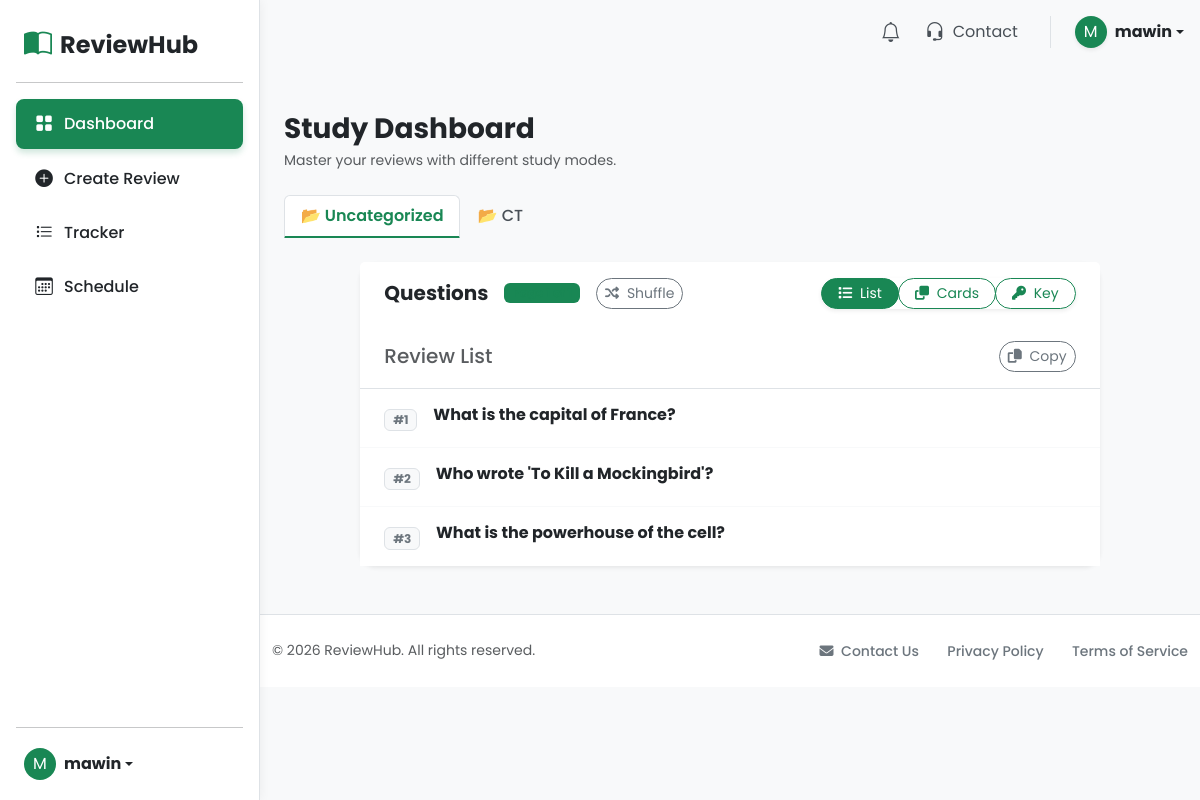
The page /src/users_dashboard.php (signed in) on the database as committed earlier.
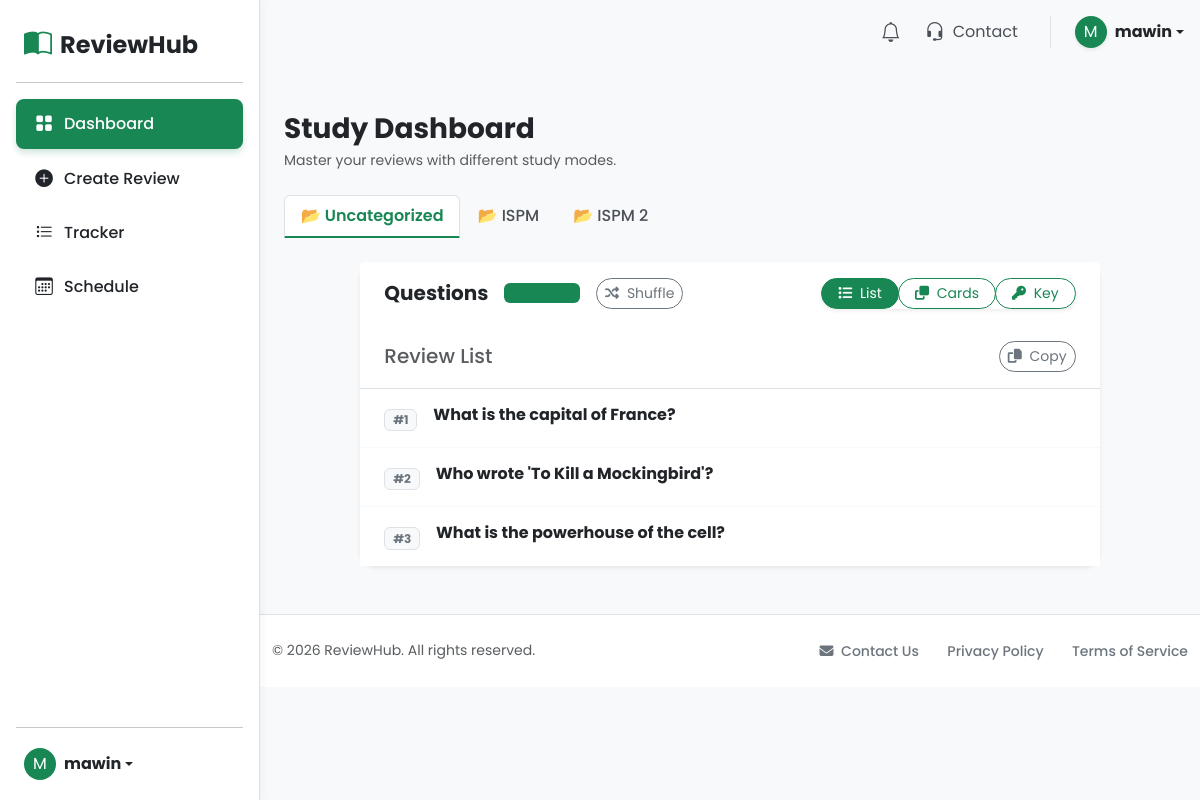
The same page on the database as committed later.
### tables this page shows
CREATE TABLE subjects (
        id INTEGER PRIMARY KEY AUTOINCREMENT,
        user_id INTEGER NOT NULL,
        name TEXT NOT NULL,
        created_at DATETIME DEFAULT CURRENT_TIMESTAMP,
        FOREIGN KEY (user_id) REFERENCES users(id)
    );

### src/users_dashboard.php (the view, shortened to what this page needs)
<?php
$currentUser = $_SESSION["user"];
$db = get_db();
$page = isset($_GET['page']) && is_numeric($_GET['page']) ? (int)$_GET['page'] : 1;
$limit = 5;
$isShuffled = isset($_GET['shuffle']) && $_GET['shuffle'] == 'true';
$allowedModes = ['list', 'card', 'notes'];
$currentMode = isset($_GET['mode']) && in_array($_GET['mode'], $allowedModes) ? $_GET['mode'] : 'list';
$subjectIdParam = isset($_GET['subject_id']) ? $_GET['subject_id'] : 'uncategorized';
$subjects = [];
$subStmt = $db->prepare("SELECT id, name FROM subjects WHERE user_id = :uid ORDER BY name ASC");
$subStmt->bindValue(':uid', $currentUser['id'], SQLITE3_INTEGER);
$subResult = $subStmt->execute();
while ($row = $subResult->fetchArray(SQLITE3_ASSOC)) {
    $subjects[] = $row;
}
$subjectCondition = "";
if ($subjectIdParam === 'uncategorized') {
    $subjectCondition = " AND (subject_id IS NULL OR subject_id = 0)";
} else {
    $subjectCondition = " AND subject_id = :subject_id";
}
$sessionShuffleKey = 'shuffled_ids_subj_' . $subjectIdParam;
$questions = [];
$totalRecords = 0;
$totalPages = 0;
try {
    if ($isShuffled && isset($_SESSION[$sessionShuffleKey])) {
        $totalRecords = count($_SESSION[$sessionShuffleKey]);
        $totalPages = ceil($totalRecords / $limit);
        if ($totalPages < 1) $totalPages = 1;
        if ($page > $totalPages) $page = $totalPages;
        $offset = ($page - 1) * $limit;
        $pageIds = array_slice($_SESSION[$sessionShuffleKey], $offset, $limit);
        if (!empty($pageIds)) {
            $inList = implode(',', $pageIds);
            $stmt = $db->prepare("SELECT * FROM content WHERE id IN ($inList)");
            $result = $stmt->execute();
            $tempQuestions = [];
            while ($row = $result->fetchArray(SQLITE3_ASSOC)) {
                $tempQuestions[$row['id']] = $row;
            }
            foreach ($pageIds as $id) {
                if (isset($tempQuestions[$id])) {
                    $questions[] = $tempQuestions[$id];
                }
            }
        }
    } else {
        $countQuery = "SELECT COUNT(*) as count FROM content WHERE user_id = :uid" . $subjectCondition;
        $countStmt = $db->prepare($countQuery);
        $countStmt->bindValue(':uid', $currentUser['id'], SQLITE3_INTEGER);
        $result = $countStmt->execute();
        $row = $result->fetchArray(SQLITE3_ASSOC);
        $totalRecords = $row['count'];
        $totalPages = ceil($totalRecords / $limit);
        if ($totalPages < 1) $totalPages = 1;
    }
} catch (Exception $e) {
}
if (empty($questions) && $totalRecords == 0 && $page == 1 && $subjectIdParam === 'uncategorized') {
    $totalPages = 1;
}
?>
<!DOCTYPE html>
<html lang="en">
<head>
    <link href="https://cdn.jsdelivr.net/npm/bootstrap@5.3.2/dist/css/bootstrap.min.css" rel="stylesheet">
    <link rel="stylesheet" href="https://cdnjs.cloudflare.com/ajax/libs/font-awesome/6.4.0/css/all.min.css">
    <link rel="stylesheet" href="../styles/nav.css">
    <link rel="stylesheet" href="../styles/users_dashboard.css">
</head>
<body>
    <?php require_once "header.php"; ?>
    <?php require_once "nav.php"; ?>
    <main class="main-content">
        <div class="container-xl p-3 p-lg-4">
            <div class="d-flex justify-content-between align-items-center mb-3 mb-lg-4">
                <div>
                    <h2 class="fw-bold text-dark mb-1 fs-3 fs-lg-2">Study Dashboard</h2>
                    <p class="text-muted mb-0 small">Master your reviews with different study modes.</p>
                </div>
            </div>
            <div class="folder-tabs-container mb-4">
                <ul class="nav nav-tabs flex-nowrap border-bottom-0">
                    <li class="nav-item">
                        <a class="nav-link <?= $subjectIdParam === 'uncategorized' ? 'active' : '' ?>"
                           href="?subject_id=uncategorized&mode=<?= urlencode($currentMode) ?>">
                           📂 Uncategorized
                        </a>
                    </li>
                    <?php foreach ($subjects as $subj): ?>
                        <li class="nav-item">
                            <a class="nav-link <?= $subjectIdParam == $subj['id'] ? 'active' : '' ?>"
                               href="?subject_id=<?= $subj['id'] ?>&mode=<?= urlencode($currentMode) ?>">
                               📂 <?= htmlspecialchars($subj['name']) ?>
                            </a>
                        </li>
                    <?php endforeach; ?>
                </ul>
            </div>
            <div class="row g-3 g-lg-4 justify-content-center">
                <div class="col-lg-10">
                    <div class="card border-0 shadow-sm rounded-4 mb-4">
                        <div class="card-header bg-white border-0 py-3 px-3 px-lg-4 d-flex justify-content-between align-items-center flex-wrap gap-2">
                            <div class="d-flex align-items-center gap-3">
                                <h5 class="fw-bold mb-0">Questions</h5>
                                <span class="badge bg-success bg-opacity-10 text-success">Page <?= $page ?> of <?= $totalPages ?></span>
                                <a href="?page=<?= $page ?>&shuffle=<?= $isShuffled ? 'false' : 'true' ?>&mode=<?= $currentMode ?>&subject_id=<?= $subjectIdParam ?>"
                                   class="btn btn-sm <?= $isShuffled ? 'btn-success' : 'btn-outline-secondary' ?> rounded-pill d-flex align-items-center gap-2 shuffle-btn"
                                   title="<?= $isShuffled ? 'Disable Shuffle' : 'Shuffle Questions' ?>">
                                    <i class="fas fa-random"></i>
                                    <span class="d-none d-sm-inline"><?= $isShuffled ? 'Shuffled' : 'Shuffle' ?></span>
                                </a>
                            </div>
                            <div class="btn-group shadow-sm rounded-pill" role="group">
                                <button class="btn btn-sm btn-outline-success px-3 mode-btn active" id="btn-list" onclick="switchMode('list')">
                                    <i class="fas fa-list me-1"></i> List
                                </button>
                                <button class="btn btn-sm btn-outline-success px-3 mode-btn" id="btn-card" onclick="switchMode('card')">
                                    <i class="fas fa-clone me-1"></i> Cards
                                </button>
                                <button class="btn btn-sm btn-outline-success px-3 mode-btn" id="btn-notes" onclick="switchMode('notes')">
                                    <i class="fas fa-key me-1"></i> Key
                                </button>
                            </div>
                        </div>
                        <div class="card-body p-0">
                            <div id="contentDisplay" class="min-vh-50">
                            </div>
                        </div>
                    </div>
                </div>
            </div>
        </div>
    </main>
    <?php include "footer.php"; ?>
</body>
</html>

### src/header.php (shortened to what this page needs)
<?php
$is_logged_in = isset($_SESSION['user']);
$user = $_SESSION['user'] ?? null;
?>
<link rel="stylesheet" href="https://cdn.jsdelivr.net/npm/bootstrap-icons@1.11.1/font/bootstrap-icons.css">
<link rel="stylesheet" href="../styles/header.css">
<header class="navbar navbar-light dashboard-header sticky-top mb-4 p-0">
    <div class="container-fluid d-none d-lg-flex justify-content-end align-items-center p-3">
        <div class="d-flex align-items-center gap-4">
            <?php if ($is_logged_in): ?>
                <div class="notification-wrapper" id="desktopNotificationWrapper">
                    <i class="bi bi-bell fs-5"></i>
                </div>
                <a href="contact.php" class="header-link d-flex align-items-center">
                    <i class="bi bi-headset fs-5 me-2"></i>
                    <span class="d-none d-sm-inline">Contact</span>
                </a>
                <div class="dropdown border-start ps-4 ms-2">
                    <a href="#" class="d-flex align-items-center link-dark text-decoration-none dropdown-toggle" id="headerUserDropdown" data-bs-toggle="dropdown" aria-expanded="false">
                        <div class="header-avatar bg-success text-white me-2 shadow-sm">
                            <?= strtoupper(substr($user['username'], 0, 1)) ?>
                        </div>
                        <span class="fw-bold d-none d-md-block"><?= htmlspecialchars($user['username']) ?></span>
                    </a>
                </div>
            <?php endif; ?>
        </div>
    </div>
</header>

### src/nav.php (shortened to what this page needs)
<?php
$current_page = basename($_SERVER['PHP_SELF']);
$is_logged_in = isset($_SESSION['user']);
$user = $_SESSION['user'] ?? null;
?>
<link rel="stylesheet" href="https://cdn.jsdelivr.net/npm/bootstrap-icons@1.11.1/font/bootstrap-icons.css">
<div class="d-none d-lg-block bg-white border-end" id="sidebarMenu">
    <div class="d-flex flex-column h-100 p-3">
        <a href="<?= $is_logged_in ? 'users_dashboard.php' : '../index.php' ?>" class="d-flex align-items-center mb-4 mb-md-0 me-md-auto link-dark text-decoration-none px-2 mt-2">
            <i class="bi bi-book-half text-success fs-3 me-2"></i>
            <span class="fs-4 fw-bold">ReviewHub</span>
        </a>
        <hr class="my-3">
        <ul class="nav nav-pills flex-column mb-auto">
            <?php if ($is_logged_in): ?>
                <li class="nav-item mb-1">
                    <a href="users_dashboard.php" class="nav-link <?= $current_page == 'users_dashboard.php' ? 'active' : 'link-dark' ?>" aria-current="page">
                        <i class="bi bi-grid-fill me-2"></i>
                        Dashboard
                    </a>
                </li>
                <li class="nav-item mb-1">
                    <a href="create_review.php" class="nav-link <?= $current_page == 'create_review.php' ? 'active' : 'link-dark' ?>">
                        <i class="bi bi-plus-circle-fill me-2"></i>
                        Create Review
                    </a>
                </li>
                <li class="nav-item mb-1">
                    <a href="user_tracker.php" class="nav-link <?= $current_page == 'user_tracker.php' ? 'active' : 'link-dark' ?>">
                        <i class="bi bi-list-task me-2"></i>
                        Tracker
                    </a>
                </li>
                <li class="nav-item mb-1">
                    <a href="schedule.php" class="nav-link <?= $current_page == 'schedule.php' ? 'active' : 'link-dark' ?>">
                        <i class="bi bi-calendar3 me-2"></i>
                        Schedule
                    </a>
                </li>
            <?php endif; ?>
        </ul>
        <hr>
        <div class="dropdown">
            <?php if ($is_logged_in): ?>
                <a href="#" class="d-flex align-items-center link-dark text-decoration-none dropdown-toggle px-2 py-1 rounded hover-bg" id="dropdownUser" data-bs-toggle="dropdown" aria-expanded="false">
                    <div class="bg-success text-white rounded-circle d-flex align-items-center justify-content-center me-2" style="width: 32px; height: 32px;">
                        <?= strtoupper(substr($user['username'], 0, 1)) ?>
                    </div>
                    <strong><?= htmlspecialchars($user['username']) ?></strong>
                </a>
            <?php else: ?>
                <a href="../index.php" class="btn btn-outline-success w-100">Log In</a>
            <?php endif; ?>
        </div>
    </div>
</div>
<link rel="stylesheet" href="../styles/nav.css">

### src/footer.php (shortened to what this page needs)
<footer class="bg-white border-top py-4 mt-auto">
    <div class="container-xl">
        <div class="row align-items-center">
            <div class="col-md-6 text-center text-md-start mb-3 mb-md-0">
                <p class="text-muted small mb-0">
                    &copy; <?php echo date('Y'); ?> ReviewHub. All rights reserved.
                </p>
            </div>
            <div class="col-md-6 text-center text-md-end">
                <ul class="list-inline mb-0">
                    <li class="list-inline-item">
                        <a href="contact.php" class="footer-link text-decoration-none text-secondary small fw-medium">
                            <i class="fas fa-envelope me-1"></i> Contact Us
                        </a>
                    </li>
                    <li class="list-inline-item ms-3">
                        <a href="#" class="footer-link text-decoration-none text-secondary small fw-medium">Privacy Policy</a>
                    </li>
                    <li class="list-inline-item ms-3">
                        <a href="#" class="footer-link text-decoration-none text-secondary small fw-medium">Terms of Service</a>
                    </li>
                </ul>
            </div>
        </div>
    </div>
</footer>

### styles/nav.css (style rules this page uses)
@media (min-width: 992px) { body { padding-left: 260px; } }
body { background-color: #f8f9fa; min-height: 100vh; }
#sidebarMenu { position: fixed; top: 0; bottom: 0; left: 0; z-index: 1000; width: 260px; box-shadow: 1px 0 10px rgba(0, 0, 0, 0.05); }
#sidebarMenu .nav-link { color: #495057; font-weight: 500; padding: 0.75rem 1rem; border-radius: 8px; transition: all 0.2s ease; display: flex; align-items: center; }
#sidebarMenu .nav-link i { font-size: 1.1rem; width: 24px; text-align: center; }
#sidebarMenu .nav-link.active { background-color: #198754; color: #ffffff; box-shadow: 0 4px 6px rgba(25, 135, 84, 0.2); }

### styles/users_dashboard.css (style rules this page uses)
body { font-family: 'Poppins', sans-serif; background-color: #f0f2f5; }
.text-success { color: #198754 !important; }
.bg-success { background-color: #198754 !important; }
.btn-outline-success { color: #198754; border-color: #198754; }
.btn-outline-success:hover, .btn-outline-success.active { background-color: #198754; color: white; }
#contentDisplay { transition: opacity 0.2s ease-in-out; }
.mode-btn { border-radius: 50rem !important; }

### styles/header.css (style rules this page uses)
header.navbar.dashboard-header { position: sticky; top: 0; z-index: 900; border: none !important; border-bottom: none !important; box-shadow: none !important; width: 100%; }
.header-link, .notification-wrapper { color: #495057; transition: color 0.2s ease-in-out; cursor: pointer; text-decoration: none; }
.notification-wrapper { position: relative; display: inline-flex; align-items: center; justify-content: center; }
.header-avatar { width: 32px; height: 32px; border-radius: 50%; border: none; display: flex; align-items: center; justify-content: center; }

### src/users_dashboard.php (style rules this page uses)
.nav-tabs .nav-link { color: #495057; font-weight: 500; }
.nav-tabs .nav-link.active { color: #198754; font-weight: 600; border-bottom: 3px solid #198754; }
.folder-tabs-container { overflow-x: auto; white-space: nowrap; }

### src/header.php (style rules this page uses)
.notification-wrapper { position: relative; cursor: pointer; }

### src/footer.php (style rules this page uses)
.footer-link { transition: color 0.2s ease; }

Rows that differ between the two databases and show on the page:
removed subjects: name "CT"
added subjects: name "ISPM"
added subjects: name "ISPM 2"
